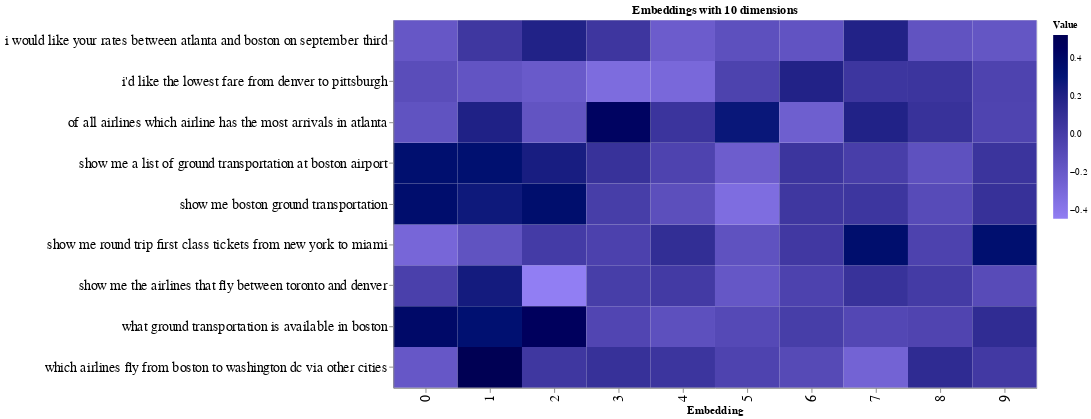

Source (notebook cell):
### Code cell
# Set sample size to visualize
sample = 9

# Reshape the data for visualization purposes
source = pd.DataFrame(embeds_pc)[:sample]
source = pd.concat([source,df['query']], axis=1)
source = source.melt(id_vars=['query'])

# Configure the plot
chart = alt.Chart(source).mark_rect().encode(
    x=alt.X('variable:N', title="Embedding"),
    y=alt.Y('query:N', title='',axis=alt.Axis(labelLimit=500)),
    color=alt.Color('value:Q', title="Value", scale=alt.Scale(
                range=["#917EF3", "#000000"]))
)

result_open_source = chart.configure(background='#ffffff'
        ).properties(
        width=700,
        height=400,
        title='Embeddings with 10 dimensions'
       ).configure_axis(
      labelFontSize=15,
      titleFontSize=12)

# Show the plot
result_open_source

### Figure 1 — Vega-Lite specification as saved in the notebook (floating-point values rounded to 4 significant figures; data arrays with more than 128 entries replaced by an {"elided": "..."} marker saying what was removed)
{"config": {"view": {"continuousWidth": 400, "continuousHeight": 300}, "axis": {"labelFontSize": 15, "titleFontSize": 12}, "background": "#ffffff"}, "data": {"name": "data-57f65fc06a02d42dfdb8e09ce85b0074"}, "mark": "rect", "encoding": {"color": {"field": "value", "scale": {"range": ["#917EF3", "#000000"]}, "title": "Value", "type": "quantitative"}, "x": {"field": "variable", "title": "Embedding", "type": "nominal"}, "y": {"axis": {"labelLimit": 500}, "field": "query", "title": "", "type": "nominal"}}, "height": 400, "title": "Embeddings with 10 dimensions", "width": 700, "$schema": "https://vega.github.io/schema/vega-lite/v4.17.0.json", "datasets": {"data-57f65fc06a02d42dfdb8e09ce85b0074": {"elided": "2120 records"}}}
